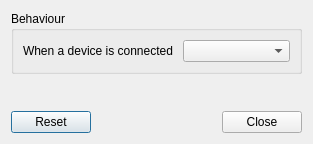
<?xml version="1.0" encoding="UTF-8"?>
<ui version="4.0">
 <class>LxQtMountConfiguration</class>
 <widget class="QDialog" name="LxQtMountConfiguration">
  <property name="geometry">
   <rect>
    <x>0</x>
    <y>0</y>
    <width>313</width>
    <height>144</height>
   </rect>
  </property>
  <property name="windowTitle">
   <string>LxQt Removable media manager settings</string>
  </property>
  <layout class="QVBoxLayout" name="verticalLayout">
   <item>
    <widget class="QGroupBox" name="groupBox">
     <property name="title">
      <string>Behaviour</string>
     </property>
     <layout class="QFormLayout" name="formLayout">
      <item row="0" column="0">
       <widget class="QLabel" name="devAddedLabel">
        <property name="text">
         <string>When a device is connected </string>
        </property>
       </widget>
      </item>
      <item row="0" column="1">
       <widget class="QComboBox" name="devAddedCombo"/>
      </item>
     </layout>
    </widget>
   </item>
   <item>
    <spacer name="verticalSpacer">
     <property name="orientation">
      <enum>Qt::Vertical</enum>
     </property>
     <property name="sizeHint" stdset="0">
      <size>
       <width>20</width>
       <height>41</height>
      </size>
     </property>
    </spacer>
   </item>
   <item>
    <widget class="QDialogButtonBox" name="buttons">
     <property name="orientation">
      <enum>Qt::Horizontal</enum>
     </property>
     <property name="standardButtons">
      <set>QDialogButtonBox::Close|QDialogButtonBox::Reset</set>
     </property>
    </widget>
   </item>
  </layout>
 </widget>
 <resources/>
 <connections>
  <connection>
   <sender>buttons</sender>
   <signal>accepted()</signal>
   <receiver>LxQtMountConfiguration</receiver>
   <slot>accept()</slot>
   <hints>
    <hint type="sourcelabel">
     <x>248</x>
     <y>254</y>
    </hint>
    <hint type="destinationlabel">
     <x>157</x>
     <y>274</y>
    </hint>
   </hints>
  </connection>
  <connection>
   <sender>buttons</sender>
   <signal>rejected()</signal>
   <receiver>LxQtMountConfiguration</receiver>
   <slot>reject()</slot>
   <hints>
    <hint type="sourcelabel">
     <x>316</x>
     <y>260</y>
    </hint>
    <hint type="destinationlabel">
     <x>286</x>
     <y>274</y>
    </hint>
   </hints>
  </connection>
 </connections>
</ui>
